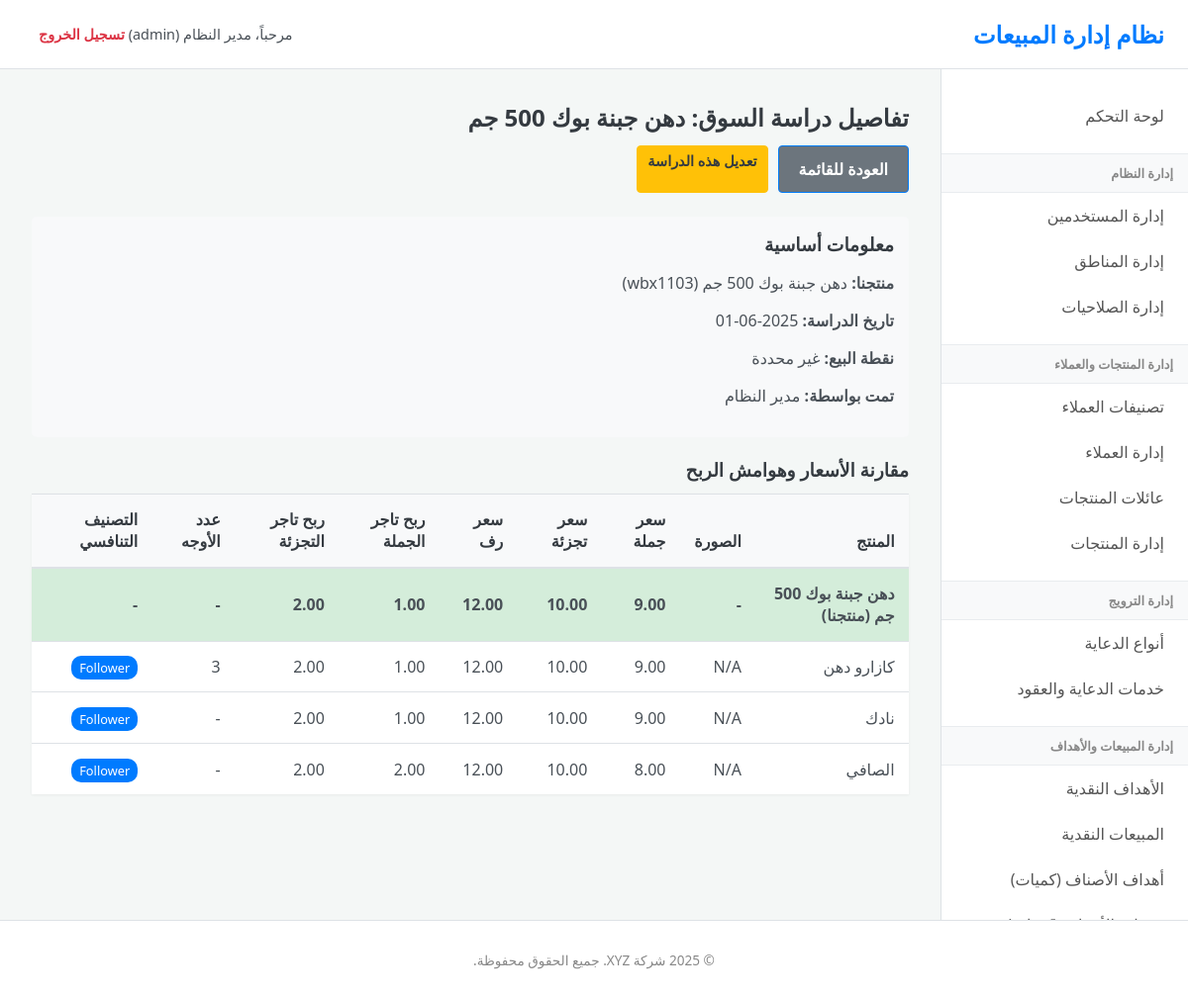
Screenshot of /index.php?page=market_surveys&action=view&id=1 (signed in) with the database file from the repository.
### tables this page shows
CREATE TABLE IF NOT EXISTS `market_surveys` (
  `survey_id` int NOT NULL AUTO_INCREMENT,
  `product_id` int NOT NULL COMMENT 'منتج شركتنا الذي تتم دراسته',
  `survey_date` date NOT NULL,
  `user_id` int NOT NULL COMMENT 'المستخدم الذي قام بالدراسة (مندوب/مروج)',
  `customer_id` int DEFAULT NULL COMMENT 'نقطة البيع التي تمت فيها الدراسة (اختياري)',
  `our_wholesale_price` decimal(10,2) DEFAULT NULL COMMENT 'سعر الجملة لمنتجنا',
  `our_retail_price` decimal(10,2) DEFAULT NULL COMMENT 'سعر التجزئة لمنتجنا',
  `our_shelf_price` decimal(10,2) DEFAULT NULL COMMENT 'سعر الرف لمنتجنا',
  `notes` text,
  `created_at` timestamp NULL DEFAULT CURRENT_TIMESTAMP,
  PRIMARY KEY (`survey_id`),
  KEY `product_id` (`product_id`),
  KEY `user_id` (`user_id`),
  KEY `customer_id` (`customer_id`)
);

CREATE TABLE IF NOT EXISTS `products` (
  `product_id` int NOT NULL AUTO_INCREMENT,
  `product_code` varchar(50) NOT NULL,
  `name` varchar(200) NOT NULL,
  `family_id` int DEFAULT NULL,
  `unit` varchar(50) NOT NULL,
  `packaging_details` varchar(100) DEFAULT NULL,
  `product_image_path` varchar(255) DEFAULT NULL,
  `is_active` tinyint(1) DEFAULT '1',
  `created_at` timestamp NULL DEFAULT CURRENT_TIMESTAMP,
  `updated_at` timestamp NULL DEFAULT CURRENT_TIMESTAMP ON UPDATE CURRENT_TIMESTAMP,
  PRIMARY KEY (`product_id`),
  UNIQUE KEY `product_code` (`product_code`),
  KEY `family_id` (`family_id`)
);

CREATE TABLE IF NOT EXISTS `users` (
  `user_id` int NOT NULL AUTO_INCREMENT,
  `username` varchar(50) NOT NULL,
  `password_hash` varchar(255) NOT NULL,
  `full_name` varchar(100) NOT NULL,
  `role` enum('admin','supervisor','representative','promoter') NOT NULL,
  `region_id` int DEFAULT NULL,
  `supervisor_id` int DEFAULT NULL,
  `is_active` tinyint(1) DEFAULT '1',
  `created_at` timestamp NULL DEFAULT CURRENT_TIMESTAMP,
  `updated_at` timestamp NULL DEFAULT CURRENT_TIMESTAMP ON UPDATE CURRENT_TIMESTAMP,
  PRIMARY KEY (`user_id`),
  UNIQUE KEY `username` (`username`),
  KEY `region_id` (`region_id`),
  KEY `supervisor_id` (`supervisor_id`)
);

CREATE TABLE IF NOT EXISTS `market_survey_competitors` (
  `competitor_entry_id` int NOT NULL AUTO_INCREMENT,
  `survey_id` int NOT NULL,
  `competitor_product_name` varchar(255) NOT NULL,
  `wholesale_price` decimal(10,2) DEFAULT NULL,
  `retail_price` decimal(10,2) DEFAULT NULL,
  `shelf_price` decimal(10,2) DEFAULT NULL,
  `facings_on_shelf` int DEFAULT NULL COMMENT 'عدد الأوجه على الرف',
  `competitive_position` enum('Market Leader','Challenger','Follower','Nicher') DEFAULT NULL,
  PRIMARY KEY (`competitor_entry_id`),
  KEY `survey_id` (`survey_id`)
);

### controllers/market_surveys.php (called while the page is built, shortened)
<?php
$action = $_GET['action'] ?? 'list';
$survey_id = isset($_GET['id']) ? (int)$_GET['id'] : null;
switch ($action) {
    case 'view':
        $page_title = "تفاصيل دراسة السوق";
        $sql = "SELECT ms.*, p.name as product_name, p.product_code, u.full_name as user_name, c.name as customer_name
                FROM market_surveys ms
                JOIN products p ON ms.product_id = p.product_id
                JOIN users u ON ms.user_id = u.user_id
                LEFT JOIN customers c ON ms.customer_id = c.customer_id
                WHERE ms.survey_id = ?";
        $stmt = $pdo->prepare($sql);
        $stmt->execute([$survey_id]);
        $survey_data = $stmt->fetch();
        $stmt_comp = $pdo->prepare("SELECT * FROM market_survey_competitors WHERE survey_id = ? ORDER BY competitor_entry_id ASC");
        $stmt_comp->execute([$survey_id]);
        $competitors_data = $stmt_comp->fetchAll(PDO::FETCH_ASSOC);
        $competitor_ids = array_column($competitors_data, 'competitor_entry_id');
        if (!empty($competitor_ids)) {
            $images_by_competitor = [];
            foreach ($competitors_data as $key => $competitor) {
                $competitors_data[$key]['images'] = $images_by_competitor[$competitor['competitor_entry_id']] ?? [];
            }
        }
        break;
}
include 'views/layout.php';

### views/market_surveys/view.php (the view, shortened to what this page needs)
<h2><?php echo htmlspecialchars($page_title); ?>: <?php echo htmlspecialchars($survey_data['product_name']); ?></h2>
<div class="actions-bar">
    <a href="index.php?page=market_surveys" class="button-link" style="background-color:#6c757d;">العودة للقائمة</a>
    <a href="index.php?page=market_surveys&action=edit&id=<?php echo $survey_data['survey_id']; ?>" class="button-link edit-btn">تعديل هذه الدراسة</a>
</div>
<div class="survey-details">
    <h3>معلومات أساسية</h3>
    <p><strong>منتجنا:</strong> <?php echo htmlspecialchars($survey_data['product_name'] . ' (' . $survey_data['product_code'] . ')'); ?></p>
    <p><strong>تاريخ الدراسة:</strong> <?php echo htmlspecialchars($survey_data['survey_date']); ?></p>
    <p><strong>نقطة البيع:</strong> <?php echo htmlspecialchars($survey_data['customer_name'] ?? 'غير محددة'); ?></p>
    <p><strong>تمت بواسطة:</strong> <?php echo htmlspecialchars($survey_data['user_name']); ?></p>
</div>
<h3>مقارنة الأسعار وهوامش الربح</h3>
<div class="table-container">
    <table>
        <thead>
            <tr>
                <th>المنتج</th>
                <th>الصورة</th>
                <th>سعر جملة</th>
                <th>سعر تجزئة</th>
                <th>سعر رف</th>
                <th>ربح تاجر الجملة</th>
                <th>ربح تاجر التجزئة</th>
                <th>عدد الأوجه</th>
                <th>التصنيف التنافسي</th>
            </tr>
        </thead>
        <tbody>
            <tr class="our-product-row">
                <td><strong><?php echo htmlspecialchars($survey_data['product_name']); ?> (منتجنا)</strong></td>
                <td>-</td>
                <td><?php echo number_format($survey_data['our_wholesale_price'] ?? 0, 2); ?></td>
                <td><?php echo number_format($survey_data['our_retail_price'] ?? 0, 2); ?></td>
                <td><?php echo number_format($survey_data['our_shelf_price'] ?? 0, 2); ?></td>
                <td><?php echo number_format(($survey_data['our_retail_price'] ?? 0) - ($survey_data['our_wholesale_price'] ?? 0), 2); ?></td>
                <td><?php echo number_format(($survey_data['our_shelf_price'] ?? 0) - ($survey_data['our_retail_price'] ?? 0), 2); ?></td>
                <td>-</td>
                <td>-</td>
            </tr>
            <?php foreach($competitors_data as $comp): ?>
            <tr>
                <td><?php echo htmlspecialchars($comp['competitor_product_name']); ?></td>
                <td>
                    <?php if (!empty($comp['image_path']) && file_exists(SURVEY_IMAGE_DIR . $comp['image_path'])): ?>
                        <a href="<?php echo SURVEY_IMAGE_DIR . $comp['image_path']; ?>" target="_blank">
                            <img src="<?php echo SURVEY_IMAGE_DIR . $comp['image_path']; ?>" alt="صورة منافس" style="max-width:80px; max-height:80px;">
                        </a>
                    <?php else: echo 'N/A'; endif; ?>
                </td>
                <td><?php echo number_format($comp['wholesale_price'] ?? 0, 2); ?></td>
                <td><?php echo number_format($comp['retail_price'] ?? 0, 2); ?></td>
                <td><?php echo number_format($comp['shelf_price'] ?? 0, 2); ?></td>
                <td><?php echo number_format(($comp['retail_price'] ?? 0) - ($comp['wholesale_price'] ?? 0), 2); ?></td>
                <td><?php echo number_format(($comp['shelf_price'] ?? 0) - ($comp['retail_price'] ?? 0), 2); ?></td>
                <td><?php echo htmlspecialchars($comp['facings_on_shelf'] ?? '-'); ?></td>
                <td><span class="badge"><?php echo htmlspecialchars($comp['competitive_position'] ?? 'غير محدد'); ?></span></td>
            </tr>
            <?php endforeach; ?>
        </tbody>
    </table>
</div>

### css/style.css (style rules this page uses)
:root { --primary-color: #007bff; --secondary-color: #6c757d; --success-color: #28a745; --danger-color: #dc3545; --warning-color: #ffc107; --info-color: #17a2b8; --light-color: #f8f9fa; --dark-color: #343a40; --text-color: #495057; --border-color: #dee2e6; --body-bg: #f4f7f6; --sidebar-bg: #ffffff; --header-bg: #ffffff; --font-family: 'Tahoma', 'Segoe UI', sans-serif; }
* { box-sizing: border-box; }
body { font-family: var(--font-family); background-color: var(--body-bg); margin: 0; padding: 0; color: var(--text-color); font-size: 16px; direction: rtl; }
a { color: var(--primary-color); text-decoration: none; transition: color 0.3s ease; }
h1, h2, h3, h4, h5, h6 { color: var(--dark-color); margin-top: 0; margin-bottom: 0.75rem; }
.button-link, .btn { display: inline-block; font-weight: 600; text-align: center; vertical-align: middle; cursor: pointer; user-select: none; background-color: var(--primary-color); border: 1px solid var(--primary-color); padding: 0.75rem 1.25rem; font-size: 1rem; border-radius: 0.25rem; color: #fff; transition: all 0.15s ease-in-out; }
.button-link.edit-btn { background-color: var(--warning-color); border-color: var(--warning-color); color: var(--dark-color); padding: 5px 10px; font-size: 0.9em; }
.actions-bar { margin-bottom: 1.5rem; display:flex; gap:10px; }
table { width: 100%; margin-bottom: 1rem; color: var(--text-color); border-collapse: collapse; background-color: #fff; box-shadow: 0 1px 3px rgba(0,0,0,0.05); }
table th, table td { padding: 0.9rem; vertical-align: middle; border-top: 1px solid var(--border-color); text-align: right; }
table thead th { vertical-align: bottom; border-bottom: 2px solid var(--border-color); background-color: var(--light-color); font-weight: 600; color: var(--dark-color); }

### views/market_surveys/view.php (style rules this page uses)
.survey-details { background-color: #f8f9fa; padding: 15px; border-radius: 5px; margin-bottom: 20px; }
.our-product-row { background-color: #d4edda; font-weight: bold; }
.badge { background-color: #007bff; color: white; padding: 3px 8px; border-radius: 10px; font-size: 0.8em; }

### rows the page displays
market_surveys: product.name "دهن جبنة بوك 500 جم", product.product_code "دهن جبنة بوك 500 جم (wbx1103)", survey_date "2025-06-01", user.full_name "مدير النظام", our_wholesale_price "9.00", our_retail_price "10.00", our_shelf_price "12.00", our_retail_price+our_wholesale_price "1.00", ($survey_data['our_shelf_price'] ?? 0) - ($survey_data['our_retail_price'] ?? 0) "2.00"
market_survey_competitors: competitor_product_name "كازارو دهن", wholesale_price "9.00", retail_price "10.00", shelf_price "12.00", ($comp['retail_price'] ?? 0) - ($comp['wholesale_price'] ?? 0) "1.00", ($comp['shelf_price'] ?? 0) - ($comp['retail_price'] ?? 0) "2.00", facings_on_shelf "3", competitive_position "Follower"
market_survey_competitors: competitor_product_name "نادك", wholesale_price "9.00", retail_price "10.00", shelf_price "12.00", ($comp['retail_price'] ?? 0) - ($comp['wholesale_price'] ?? 0) "1.00", ($comp['shelf_price'] ?? 0) - ($comp['retail_price'] ?? 0) "2.00", facings_on_shelf "-", competitive_position "Follower"
market_survey_competitors: competitor_product_name "الصافي", wholesale_price "8.00", retail_price "10.00", shelf_price "12.00", ($comp['retail_price'] ?? 0) - ($comp['wholesale_price'] ?? 0) "2.00", ($comp['shelf_price'] ?? 0) - ($comp['retail_price'] ?? 0) "2.00", facings_on_shelf "-", competitive_position "Follower"

### other values shown
$_SESSION['full_name'] "مدير النظام"
$_SESSION['user_role'] "admin"
$page_title "تفاصيل دراسة السوق"
$survey_data['customer_name'] "غير محددة"
